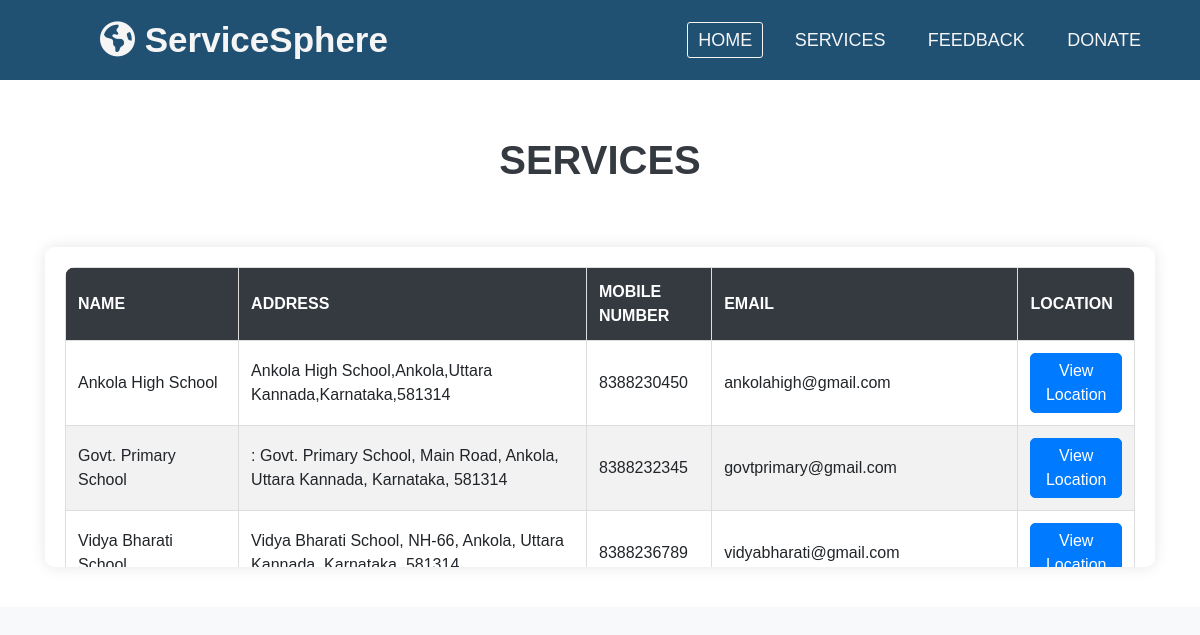
/form.php?category_id=1, run on the app's committed database.
### tables this page shows
CREATE TABLE IF NOT EXISTS `services` (
  `id` int NOT NULL AUTO_INCREMENT,
  `category_id` int NOT NULL,
  `district_id` int NOT NULL,
  `taluk_id` int NOT NULL,
  `name` varchar(250) NOT NULL,
  `address` varchar(250) NOT NULL,
  `mobile` bigint NOT NULL,
  `email` varchar(250) NOT NULL,
  `location` varchar(250) NOT NULL,
  PRIMARY KEY (`id`)
);

### form.php (the view, shortened to what this page needs)
<?php
include 'connect.php';
?>
<!DOCTYPE html>
<html lang="en">
<head>
    <link rel="stylesheet" href="https://stackpath.bootstrapcdn.com/bootstrap/4.5.2/css/bootstrap.min.css">
    <link rel="stylesheet" type="text/css" href="css/styles.css">
    <link rel="stylesheet" href="https://cdnjs.cloudflare.com/ajax/libs/font-awesome/6.5.2/css/all.min.css" />
</head>
<body>
    <?php
     include 'header.php';
    ?>
    <section class="portfolio-section">
        <div class="container">
            <div class="row justify-content-center text-center">
                <div class="col-md-8">
                    <div class="section-heading">
                        <h3 class="title-style">Services</h3>
                    </div>
                </div>
            </div>
            <div class="row galler-top">
                <div class="col-12">
                    <div class="table-container">
                        <?php
                        if (isset($_GET['category_id']) ) {
                            $category_id = intval($_GET['category_id']);
                            $sql = "SELECT * FROM services WHERE category_id = $category_id ";
                            $result = $con->query($sql);
                            if ($result && $result->num_rows > 0) {
                                echo "<table class='styled-table'>";
                                echo "<thead><tr><th>Name</th><th>Address</th><th>Mobile Number</th><th>Email</th><th>Location</th></tr></thead>";
                                echo "<tbody>";
                                while ($row = $result->fetch_assoc()) {
                                    echo "<tr>";
                                    echo "<td>" . $row['name'] . "</td>";
                                    echo "<td>" . $row['address'] . "</td>";
                                    echo "<td>" . $row['mobile'] . "</td>";
                                    echo "<td>" . $row['email'] . "</td>";
                                    echo "<td><a href='" . $row['location'] . "' class='btn btn-primary' target='_blank'>View Location</a></td>";
                                    echo "</tr>";
                                }
                                echo "</tbody></table>";
                            } else {
                                echo "<div class='alert alert-warning'>No services found.</div>";
                            }
                        } else {
                            echo "<div class='alert alert-danger'>Invalid parameters.</div>";
                        }
                        ?>
                    </div>
                </div>
            </div>
        </div>
    </section>
</body>
</html>

### css/styles.css (style rules this page uses)
* { padding: 0; text-decoration: none; list-style: none; }
body { font-family: sans-serif; }
.row { margin-top: 5%; display: flex; justify-content: space-between; text-align: center; font-family: sans-serif; }

### form.php (style rules this page uses)
body, html { margin: 0; padding: 0; box-sizing: border-box; font-family: 'Arial', sans-serif; background-color: #f8f9fa; }
.portfolio-section { padding-top: 50px; padding-bottom: 40px; background-color: #fff; }
.section-heading h3 { font-size: 2.5rem; font-weight: bold; color: #343a40; text-transform: uppercase; margin-top: 30px; }
.table-container { background: #fff; padding: 20px; box-shadow: 0 0 15px rgba(0, 0, 0, 0.1); border-radius: 10px; max-height: 320px; overflow-y: auto; }
.styled-table { width: 100%; border-collapse: collapse; border-radius: 10px; overflow: hidden; }
.styled-table th, .styled-table td { border: 1px solid #ddd; padding: 12px; text-align: left; color: #212529; }
.styled-table thead th { background-color: #343a40; color: #fff; text-transform: uppercase; position: sticky; top: 0; z-index: 2; }
.styled-table tr:nth-child(even) { background-color: #f2f2f2; }
.styled-table tr { transition: all 0.3s ease; }
.styled-table a.btn { background-color: #007bff; color: #fff; text-decoration: none; padding: 5px 10px; border-radius: 5px; }

### data on the page
services: name "Ankola High School", address "Ankola High School,Ankola,Uttara Kannada,Karnataka,581314", mobile "8388230450", email "ankolahigh@gmail.com"
services: name "Govt. Primary School", address ": Govt. Primary School, Main Road, Ankola, Uttara Kannada, Karnataka, 581314", mobile "8388232345", email "govtprimary@gmail.com"
services: name "Vidya Bharati…", address "Vidya Bharati School, NH-66, Ankola, Uttara…", mobile "8388236789", email "vidyabharati@gmail.com"
